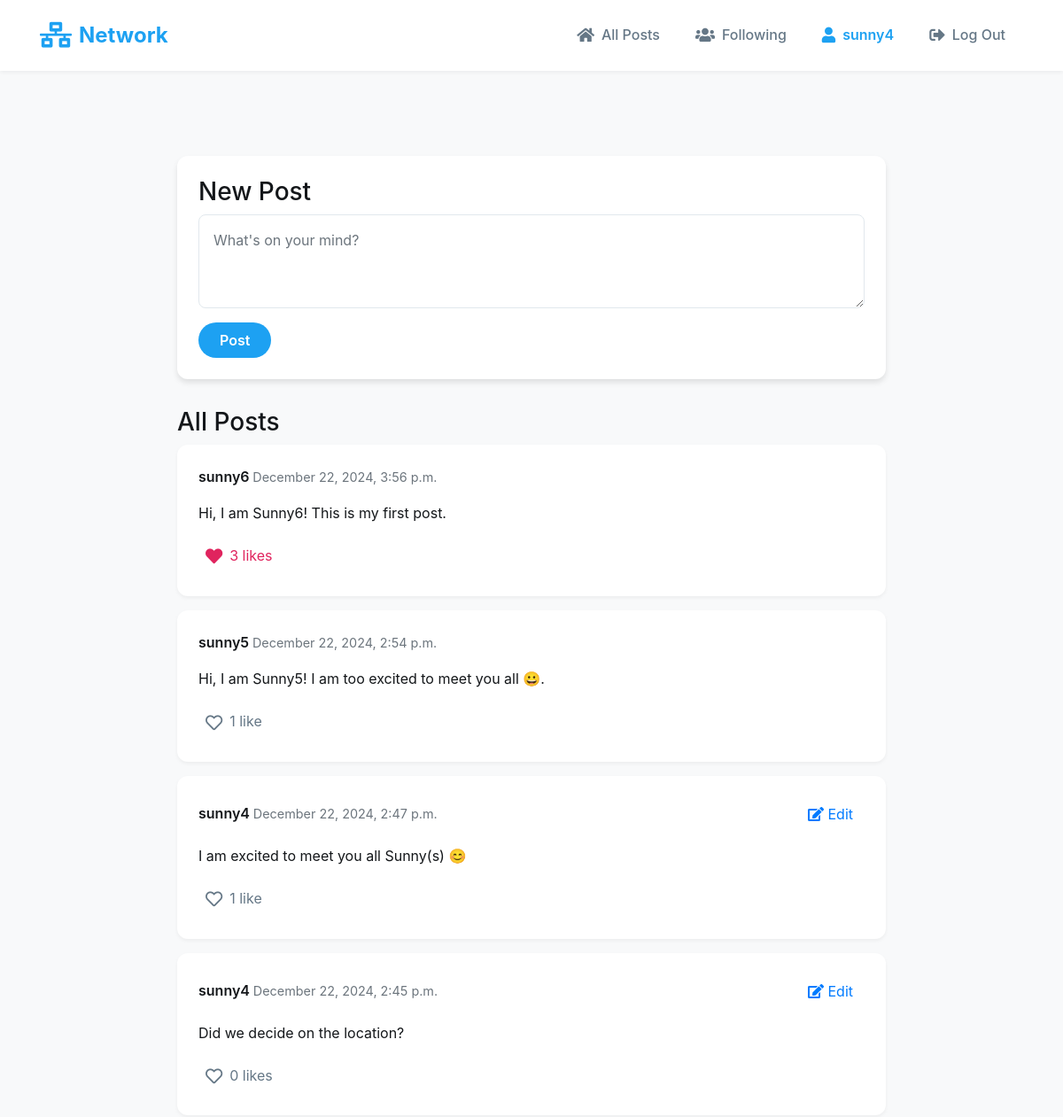
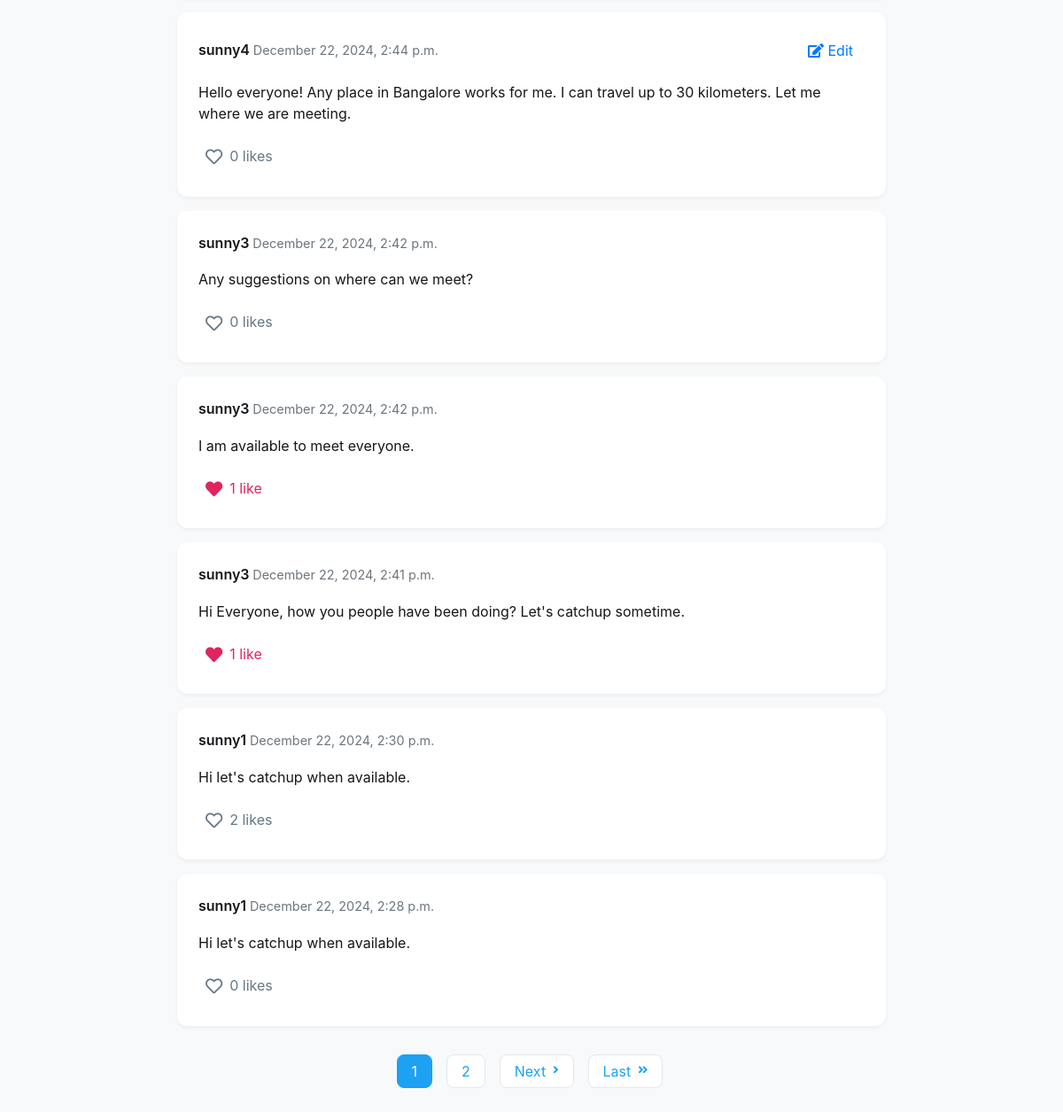
The app's page / (signed in) with its own data (2 pictures, top to bottom).
### network/models.py (models this page shows, shortened)
class User(AbstractUser):
    followers = models.ManyToManyField(
        'self',
        symmetrical=False,
        related_name='following',
        blank=True
    )

class Post(models.Model):
    user = models.ForeignKey(User, on_delete=models.CASCADE, related_name="posts")
    content = models.TextField()
    date = models.DateTimeField(default=timezone.now)
    likes = models.ManyToManyField(User, blank=True, related_name="liked_posts")
    class Meta:
        ordering = ['-date']  # Show newest posts first

### network/views.py (the view)
# urls.py: path("", views.index, name="index"),
def index(request):
    if request.method == "POST" and request.user.is_authenticated:
        content = request.POST.get("content", "").strip()
        if content:
            Post.objects.create(user=request.user, content=content)
    all_posts = Post.objects.all()
    page_obj = paginate_posts(all_posts, request)
    return render(request, "network/index.html", {
        "page_obj": page_obj
    })

### network/views.py (called while the page is built)
def paginate_posts(posts, request, per_page=10):
    posts = posts.order_by('-date')
    paginator = Paginator(posts, per_page)
    page = request.GET.get('page')
    try:
        posts_page = paginator.page(page)
    except PageNotAnInteger:
        posts_page = paginator.page(1)
    except EmptyPage:
        posts_page = paginator.page(paginator.num_pages)
    return posts_page

### network/templates/network/index.html (shortened to what this page needs)
{% extends "network/layout.html" %}
{% block body %}
    {% if user.is_authenticated %}
        <div class="new-post-section">
            <h3>New Post</h3>
            <form action="{% url 'index' %}" method="post">
                <div class="form-group">
                    <textarea class="form-control" name="content" placeholder="What's on your mind?" rows="3" required></textarea>
                </div>
                <button type="submit" class="btn btn-primary">Post</button>
            </form>
        </div>
    {% endif %}
    <div class="posts-section">
        <h3>All Posts</h3>
        {% for post in page_obj %}
            {% include "network/post_card.html" with post=post %}
        {% empty %}
            <p class="no-posts">No posts yet.</p>
        {% endfor %}
        {% include "network/pagination.html" %}
    </div>
{% endblock %}

### network/templates/network/layout.html (shortened to what this page needs)
{% load static %}
<!DOCTYPE html>
<html lang="en">
    <head>
        <link rel="stylesheet" href="https://stackpath.bootstrapcdn.com/bootstrap/4.4.1/css/bootstrap.min.css">
        <link href="{% static 'network/styles.css' %}" rel="stylesheet">
        <link rel="stylesheet" href="https://cdnjs.cloudflare.com/ajax/libs/font-awesome/5.15.4/css/all.min.css">
    </head>
    <body>
        <nav class="navbar navbar-expand-lg navbar-light">
            <div class="container">
                <a class="navbar-brand" href="{% url 'index' %}">
                    <i class="fas fa-network-wired"></i> Network
                </a>
                <div class="collapse navbar-collapse" id="navbarNav">
                    <ul class="navbar-nav ml-auto">
                        {% if user.is_authenticated %}
                            <li class="nav-item">
                                <a class="nav-link" href="{% url 'index' %}">
                                    <i class="fas fa-home"></i> All Posts
                                </a>
                            </li>
                            <li class="nav-item">
                                <a class="nav-link" href="{% url 'following' %}">
                                    <i class="fas fa-users"></i> Following
                                </a>
                            </li>
                            <li class="nav-item">
                                <a class="nav-link" href="{% url 'profile' user.username %}">
                                    <i class="fas fa-user"></i> {{ user.username }}
                                </a>
                            </li>
                            <li class="nav-item">
                                <a class="nav-link" href="{% url 'logout' %}">
                                    <i class="fas fa-sign-out-alt"></i> Log Out
                                </a>
                            </li>
                        {% endif %}
                    </ul>
                </div>
            </div>
        </nav>
        <div class="container main-content">
            {% block body %}
            {% endblock %}
        </div>
    </body>
</html>

### network/templates/network/post_card.html
<div class="post-card" id="post-{{ post.id }}" data-post-id="{{ post.id }}">
    <div class="post-header">
        <div class="post-user">
            <strong class="post-username">
                <a href="{% url 'profile' post.user.username %}">{{ post.user.username }}</a>
            </strong>
            <span class="post-date text-muted">{{ post.date|date:"F d, Y, g:i a" }}</span>
        </div>
        {% if user == post.user %}
            <div class="post-actions">
                <a href="{% url 'edit_post' post.id %}" class="btn btn-link">
                    <i class="fas fa-edit"></i> Edit
                </a>
            </div>
        {% endif %}
    </div>
    <div class="post-content">
        {{ post.content }}
    </div>
    <div class="post-footer">
        {% if user.is_authenticated %}
            <button class="like-button {% if user in post.likes.all %}liked{% endif %}"
                    data-post-id="{{ post.id }}">
                <i class="{% if user in post.likes.all %}fas{% else %}far{% endif %} fa-heart"></i>
                <span class="like-count">{{ post.likes.count }} like{{ post.likes.count|pluralize }}</span>
            </button>
        {% else %}
            <div class="likes-count">
                <i class="far fa-heart"></i>
                <span>{{ post.likes.count }} like{{ post.likes.count|pluralize }}</span>
            </div>
        {% endif %}
    </div>
</div>

### network/static/network/styles.css (style rules this page uses)
:root { --primary-color: #1da1f2; --primary-hover: #1991db; --secondary-color: #657786; --background-light: #f8f9fa; --background-white: #ffffff; --text-dark: #14171a; --text-secondary: #657786; --border-color: #e1e8ed; --success-color: #17bf63; --danger-color: #e0245e; --shadow-sm: 0 2px 4px rgba(0, 0, 0, 0.05); --shadow-md: 0 4px 6px rgba(0, 0, 0, 0.1); --transition: all 0.3s ease; }
body { background-color: var(--background-light); color: var(--text-dark); font-family: -apple-system, BlinkMacSystemFont, "Segoe UI", Roboto, Helvetica, Arial, sans-serif; line-height: 1.6; }
.navbar { background-color: var(--background-white); box-shadow: var(--shadow-sm); padding: 1rem 0; margin-bottom: 2rem; }
.navbar-brand { font-size: 1.5rem; font-weight: 700; color: var(--primary-color) !important; display: flex; align-items: center; gap: 0.5rem; }
.navbar-brand i { font-size: 1.8rem; color: var(--primary-color); }
.nav-item { margin: 0 0.25rem; }
.nav-link { color: var(--text-secondary) !important; font-weight: 500; padding: 0.5rem 1rem !important; border-radius: 20px; transition: var(--transition); display: flex; align-items: center; gap: 0.5rem; }
.nav-link i { font-size: 1.1rem; }
.main-content { padding-top: 2rem; padding-bottom: 2rem; }
.nav-link { position: relative; overflow: hidden; }
.nav-link::after { content: ''; position: absolute; bottom: 0; left: 50%; width: 0; height: 2px; background-color: var(--primary-color); transition: all 0.3s ease; transform: translateX(-50%); }
.nav-item .nav-link[href^="/profile/"] { font-weight: 600; color: var(--primary-color) !important; }
.new-post-section { max-width: 800px; margin: 2rem auto; padding: 1.5rem; background-color: var(--background-white); border-radius: 12px; box-shadow: var(--shadow-md); }
.new-post-section textarea { border: 1px solid var(--border-color); border-radius: 8px; padding: 1rem; font-size: 1rem; resize: vertical; transition: var(--transition); }
.new-post-section button { background-color: var(--primary-color); border: none; padding: 0.5rem 1.5rem; border-radius: 20px; font-weight: 600; transition: var(--transition); }
.posts-section { max-width: 800px; margin: 0 auto 2rem; }
.post-card { background-color: var(--background-white); border-radius: 12px; padding: 1.5rem; margin-bottom: 1rem; box-shadow: var(--shadow-sm); transition: var(--transition); }
.post-header { display: flex; justify-content: space-between; align-items: center; margin-bottom: 1rem; }
.post-username a { color: var(--text-dark); font-weight: 600; text-decoration: none; transition: var(--transition); }
.post-date { font-size: 0.9rem; color: var(--text-secondary); }
.post-content { color: var(--text-dark); font-size: 1rem; line-height: 1.5; margin: 1rem 0; }
.like-button { background: none; border: none; color: var(--text-secondary); padding: 0.5rem; cursor: pointer; transition: var(--transition); display: inline-flex; align-items: center; gap: 0.5rem; }
.like-button.liked { color: var(--danger-color); }
.like-button i { font-size: 1.2rem; }
.post-card { animation: fadeIn 0.3s ease-out; }

### records on screen
User: username "sunny4"
Post: user.username "sunny6", date "December 22, 2024, 3:56 p.m.", content "Hi, I am Sunny6! This is my first post.", likes.count "3"
Post: user.username "sunny5", date "December 22, 2024, 2:54 p.m.", content "Hi, I am Sunny5! I am too excited to meet you all 😀.", likes.count "1"
Post: user.username "sunny4", date "December 22, 2024, 2:47 p.m.", shows "Edit", content "I am excited to meet you all Sunny(s) 😊", likes.count "1"
Post: user.username "sunny4", date "December 22, 2024, 2:45 p.m.", shows "Edit", content "Did we decide on the location?", likes.count "0"
Post: user.username "sunny4", date "December 22, 2024, 2:44 p.m.", shows "Edit", content "Hello everyone! Any place in Bangalore works for me. I can travel up to 30 kilometers. Let me where we are meeting.", likes.count "0"
Post: user.username "sunny3", date "December 22, 2024, 2:42 p.m.", content "Any suggestions on where can we meet?", likes.count "0"
Post: user.username "sunny3", date "December 22, 2024, 2:42 p.m.", content "I am available to meet everyone.", likes.count "1"
Post: user.username "sunny3", date "December 22, 2024, 2:41 p.m.", content "Hi Everyone, how you people have been doing? Let's catchup sometime.", likes.count "1"
Post: user.username "sunny1", date "December 22, 2024, 2:30 p.m.", content "Hi let's catchup when available.", likes.count "2"
Post: user.username "sunny1", date "December 22, 2024, 2:28 p.m.", content "Hi let's catchup when available.", likes.count "0"

### other values on screen
{{ num }} "1" "2"
